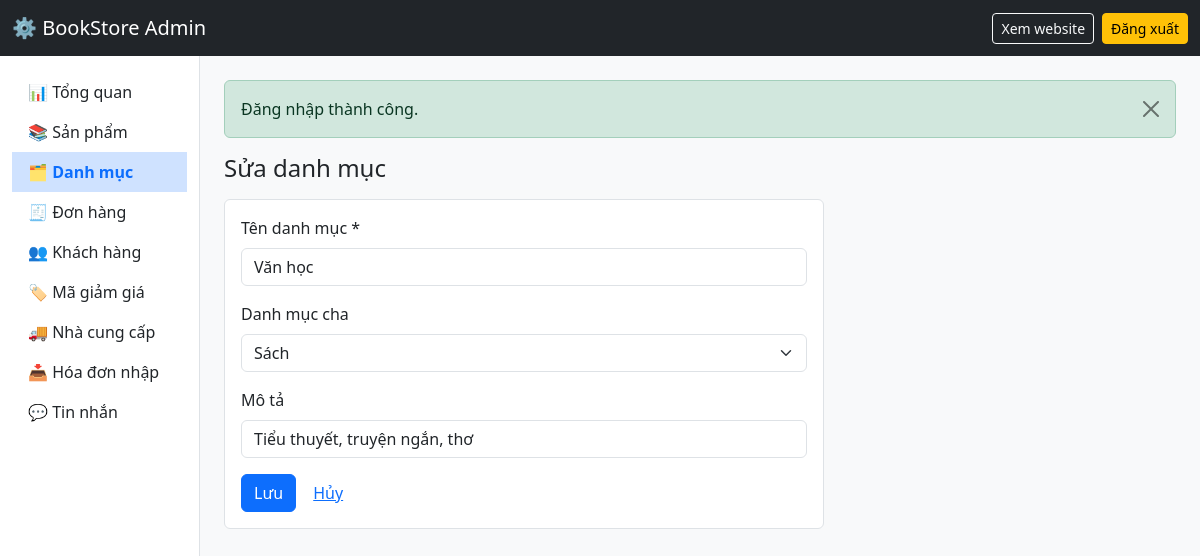
Page /admin/danh-muc/2/sua (signed in) on the committed database.
### tables this page shows
CREATE TABLE categories (
    id          INT UNSIGNED AUTO_INCREMENT PRIMARY KEY,
    parent_id   INT UNSIGNED NULL,                       
    name        VARCHAR(100) NOT NULL,
    slug        VARCHAR(120) NOT NULL UNIQUE,            
    description VARCHAR(255) NULL,
    CONSTRAINT fk_cat_parent FOREIGN KEY (parent_id) REFERENCES categories(id) ON DELETE SET NULL
);

### app/core/Controller.php (called while the page is built, shortened)
<?php
abstract class Controller
{
    protected function render(string $view, array $data = [], string $layout = 'main'): void
    {
        extract($data);
        require APP_PATH . "/views/$view.php";
    }
}

### app/controllers/AdminController.php (called while the page is built, shortened)
<?php
abstract class AdminController extends Controller
{
    protected function view(string $view, array $data = []): void
    {
        $this->render($view, $data, 'admin');
    }
}

### app/controllers/AdminCategoryController.php (called while the page is built, shortened)
<?php
class AdminCategoryController extends AdminController
{
    public function edit(string $id): void
    {
        $c = (new Category())->find((int)$id);
        $this->form($c);
    }
    private function form(?array $c): void
    {
        $this->view('admin/categories/form', [
            'title' => $c ? 'Sửa danh mục' : 'Thêm danh mục', 'c' => $c,
            'parents' => array_filter((new Category())->allWithCounts(), fn($x) => $x['parent_id'] === null && (!$c || $x['id'] != $c['id'])),
        ]);
    }
}

### public/index.php (called while the page is built, shortened)
<?php
$config = require ROOT_PATH . '/config/config.php';
spl_autoload_register(function (string $class) {
    foreach (['core', 'controllers', 'models'] as $dir) {
        $file = APP_PATH . "/$dir/$class.php";
        if (is_file($file)) { require $file; return; }
    }
});
require APP_PATH . '/core/helpers.php';
$router = new Router();
$router->dispatch($_SERVER['REQUEST_METHOD'], $_SERVER['REQUEST_URI']);

### app/core/helpers.php (called while the page is built, shortened)
<?php
function e($value): string
{
    return htmlspecialchars((string)$value, ENT_QUOTES, 'UTF-8');
}
function url(string $path = ''): string
{
    return BASE_URL . '/' . ltrim($path, '/');
}
function old(string $key, string $default = ''): string
{
    return e($_SESSION['old'][$key] ?? $default);
}

### app/core/Model.php (called while the page is built, shortened)
<?php
abstract class Model
{
    public function __construct()
    {
        $this->db = Database::getConnection();
    }
}

### config/config.php (called while the page is built)
<?php
return [
    'app_name' => 'BookStore - Sách & Văn phòng phẩm',
    'db' => [
        'host'    => 'localhost',
        'name'    => 'bookstore',
        'user'    => 'root',
        'pass'    => '',
        'charset' => 'utf8mb4',
    ],
    'vnpay' => [
        'tmn_code'    => '',
        'hash_secret' => '',
        'pay_url'     => 'https://sandbox.vnpayment.vn/paymentv2/vpcpay.html',
    ],
];

### app/core/Database.php (called while the page is built)
<?php
class Database
{
    private static ?PDO $instance = null;
    public static function getConnection(): PDO
    {
        if (self::$instance === null) {
            global $config;
            $c = $config['db'];
            $dsn = "mysql:host={$c['host']};dbname={$c['name']};charset={$c['charset']}";
            self::$instance = new PDO($dsn, $c['user'], $c['pass'], [
                PDO::ATTR_ERRMODE            => PDO::ERRMODE_EXCEPTION,
                PDO::ATTR_DEFAULT_FETCH_MODE => PDO::FETCH_ASSOC,
                PDO::ATTR_EMULATE_PREPARES   => false,
            ]);
        }
        return self::$instance;
    }
}

### app/models/Category.php (called while the page is built, shortened)
<?php
class Category extends Model
{
    public function allWithCounts(): array
    {
        return $this->db->query("SELECT c.*, par.name AS parent_name, (SELECT COUNT(*) FROM products p WHERE p.category_id = c.id) AS product_count
                                 FROM categories c LEFT JOIN categories par ON par.id = c.parent_id ORDER BY COALESCE(c.parent_id, c.id), c.parent_id IS NOT NULL, c.id")->fetchAll();
    }
    public function find(int $id): ?array
    {
        $st = $this->db->prepare("SELECT * FROM categories WHERE id = ?");
        $st->execute([$id]);
        return $st->fetch() ?: null;
    }
}

### app/views/admin/categories/form.php (the view, shortened to what this page needs)
<h1 class="h4 mb-3"><?= e($title) ?></h1>
<form method="post" action="<?= $c ? url('/admin/danh-muc/' . $c['id']) : url('/admin/danh-muc') ?>" class="bg-white p-3 rounded border" style="max-width:600px">
    <label class="form-label">Tên danh mục *</label>
    <input name="name" class="form-control mb-3" required maxlength="100" value="<?= old('name', $c['name'] ?? '') ?>">
    <label class="form-label">Danh mục cha</label>
    <select name="parent_id" class="form-select mb-3">
        <?php foreach ($parents as $pr): ?>
            <option value="<?= (int)$pr['id'] ?>" <?= (string)($_SESSION['old']['parent_id'] ?? $c['parent_id'] ?? '') === (string)$pr['id'] ? 'selected' : '' ?>><?= e($pr['name']) ?></option>
        <?php endforeach; ?>
    </select>
    <label class="form-label">Mô tả</label>
    <input name="description" class="form-control mb-3" maxlength="255" value="<?= old('description', $c['description'] ?? '') ?>">
    <button class="btn btn-primary">Lưu</button> <a href="<?= url('/admin/danh-muc') ?>" class="btn btn-link">Hủy</a>
</form>

### app/core/Router.php (shortened to what this page needs)
<?php
class Router
{
    private array $routes = [];
    private function add(string $method, string $path, string $handler): void
    {
        $regex = preg_replace('#\{(\w+)\}#', '(?P<$1>[^/]+)', $path);
        $this->routes[] = [$method, '#^' . $regex . '$#', $handler];
    }
    public function dispatch(string $method, string $uri): void
    {
        $path = parse_url($uri, PHP_URL_PATH);
        $path = preg_replace('#^' . preg_quote(BASE_URL, '#') . '(/public)?#', '', $path);
        $path = '/' . trim($path, '/');
        foreach ($this->routes as [$routeMethod, $regex, $handler]) {
            if ($routeMethod === $method && preg_match($regex, $path, $matches)) {
                $params = array_filter($matches, 'is_string', ARRAY_FILTER_USE_KEY);
                [$controllerName, $action] = explode('@', $handler);
                (new $controllerName())->$action(...array_values($params));
                return;
            }
        }
    }
}

### rows in the picture
categories: name "Văn học", parent_id "Sách", description "Tiểu thuyết, truyện ngắn, thơ"

### other values in the picture
$label "📊 Tổng quan"
$label "📚 Sản phẩm"
$label "🗂 Danh mục"
$label "🧾 Đơn hàng"
$label "👥 Khách hàng"
$label "🏷 Mã giảm giá"
$label "🚚 Nhà cung cấp"
$label "📥 Hóa đơn nhập"
$f['message'] "Đăng nhập thành công."
